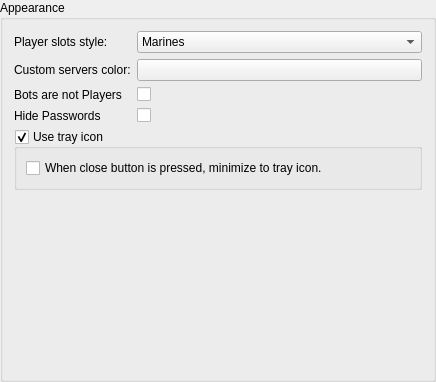
<?xml version="1.0" encoding="UTF-8"?>
<ui version="4.0">
 <class>CFGAppearance</class>
 <widget class="QGroupBox" name="CFGAppearance">
  <property name="geometry">
   <rect>
    <x>0</x>
    <y>0</y>
    <width>436</width>
    <height>382</height>
   </rect>
  </property>
  <property name="windowTitle">
   <string>GroupBox</string>
  </property>
  <property name="title">
   <string>Appearance</string>
  </property>
  <layout class="QVBoxLayout" name="verticalLayout">
   <item>
    <layout class="QFormLayout" name="formLayout">
     <item row="0" column="0">
      <widget class="QLabel" name="label_5">
       <property name="text">
        <string>Player slots style:</string>
       </property>
      </widget>
     </item>
     <item row="0" column="1">
      <widget class="QComboBox" name="slotStyle">
       <property name="sizePolicy">
        <sizepolicy hsizetype="Expanding" vsizetype="Fixed">
         <horstretch>0</horstretch>
         <verstretch>0</verstretch>
        </sizepolicy>
       </property>
       <item>
        <property name="text">
         <string>Marines</string>
        </property>
       </item>
       <item>
        <property name="text">
         <string>Blocks</string>
        </property>
       </item>
       <item>
        <property name="text">
         <string>Numeric</string>
        </property>
       </item>
      </widget>
     </item>
     <item row="1" column="0">
      <widget class="QLabel" name="label_6">
       <property name="text">
        <string>Custom servers color:</string>
       </property>
      </widget>
     </item>
     <item row="1" column="1">
      <widget class="ColorButton" name="btnCustomServersColor">
       <property name="sizePolicy">
        <sizepolicy hsizetype="Expanding" vsizetype="Fixed">
         <horstretch>0</horstretch>
         <verstretch>0</verstretch>
        </sizepolicy>
       </property>
       <property name="text">
        <string/>
       </property>
      </widget>
     </item>
     <item row="2" column="0">
      <widget class="QLabel" name="label_2">
       <property name="text">
        <string>Bots are not Players</string>
       </property>
      </widget>
     </item>
     <item row="2" column="1">
      <widget class="QCheckBox" name="cbBotsNotPlayers">
       <property name="text">
        <string/>
       </property>
      </widget>
     </item>
     <item row="3" column="0">
      <widget class="QLabel" name="label">
       <property name="text">
        <string>Hide Passwords</string>
       </property>
      </widget>
     </item>
     <item row="3" column="1">
      <widget class="QCheckBox" name="cbHidePasswords">
       <property name="text">
        <string/>
       </property>
      </widget>
     </item>
    </layout>
   </item>
   <item>
    <widget class="QGroupBox" name="gboUseTrayIcon">
     <property name="title">
      <string>Use tray icon</string>
     </property>
     <property name="checkable">
      <bool>true</bool>
     </property>
     <layout class="QVBoxLayout" name="verticalLayout_2">
      <item>
       <widget class="QCheckBox" name="cbCloseToTrayIcon">
        <property name="text">
         <string>When close button is pressed, minimize to tray icon.</string>
        </property>
       </widget>
      </item>
     </layout>
    </widget>
   </item>
   <item>
    <spacer name="verticalSpacer">
     <property name="orientation">
      <enum>Qt::Vertical</enum>
     </property>
     <property name="sizeHint" stdset="0">
      <size>
       <width>20</width>
       <height>40</height>
      </size>
     </property>
    </spacer>
   </item>
  </layout>
 </widget>
 <customwidgets>
  <customwidget>
   <class>ColorButton</class>
   <extends>QPushButton</extends>
   <header>gui/widgets/colorbutton.h</header>
  </customwidget>
 </customwidgets>
 <resources/>
 <connections/>
</ui>
